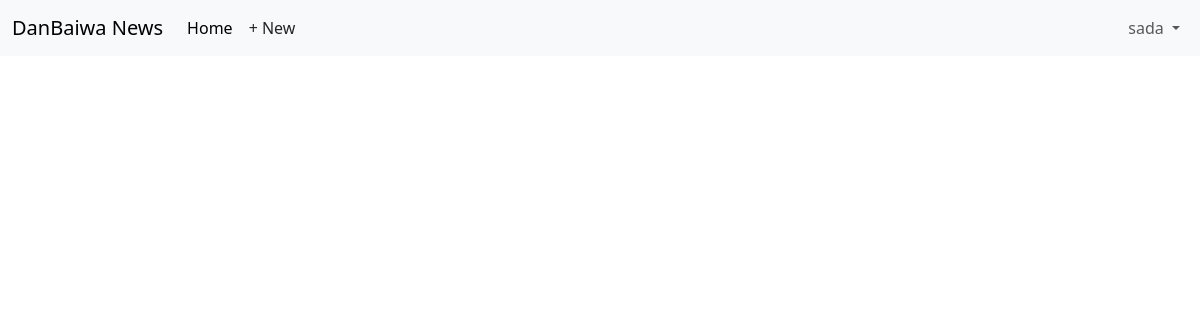
/articles/ (signed in), run on an earlier commit of the app's database.
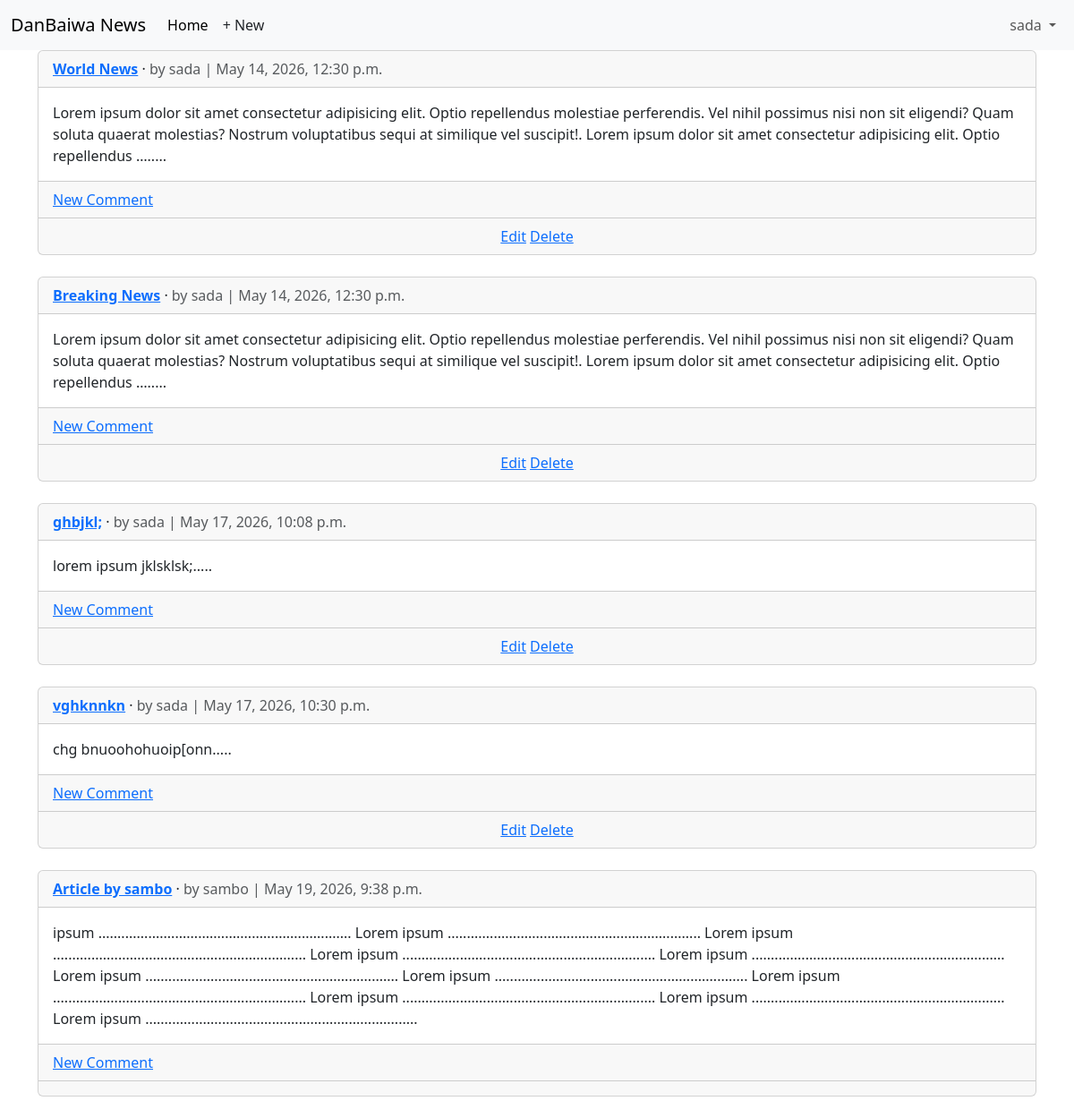
And on a later commit of the database.
### accounts/models.py (models this page shows)
class CustomUser(AbstractUser):
    age = models.PositiveBigIntegerField(null=True, blank=True)

### articles/models.py (models this page shows, shortened)
class Article(models.Model):
    title = models.CharField(max_length=250)
    body = models.TextField()
    date = models.DateTimeField(auto_now_add=True)
    author = models.ForeignKey(
        settings.AUTH_USER_MODEL,
        on_delete=models.CASCADE,
    )
    def get_absolute_url(self):
        return reverse("article_detail", kwargs={"pk": self.pk})

### articles/views.py (the view)
# urls.py: path("", ArticleListView.as_view(), name="article_list"),
class ArticleListView(LoginRequiredMixin, ListView):
    model = Article
    template_name = "article_list.html"

### templates/article_list.html (shortened to what this page needs)
{% extends "base.html" %}
{% block content %}
{% for article in article_list %}
<div class="card">
    <div class="card-header">
        <span class="fw-bold">
            <a href="{{ article.get_absolute_url }}">{{ article.title }}</a>
        </span> &middot;
        <span class="text-muted">by {{ article.author }} |
            {{ article.date }}</span>
    </div>
    <div class="card-body">
        {{ article.body|striptags|truncatewords:40 }}.....
    </div>
    <div class="card-footer">
        <a href="{{ article.get_absolute_url }}">New Comment</a>
    </div>
    <div class="card-footer text-center text-muted">
        {% if article.author.pk == request.user.pk %}
        <a href="{% url 'article_edit' article.pk %}">Edit</a>
        <a href="{% url 'article_delete' article.pk %}">Delete</a>
        {% endif %}
    </div>
</div>
<br />
{% endfor %}
{% endblock content %}

### templates/base.html (shortened to what this page needs)
<!DOCTYPE html>
<html lang="en">
  <head>
    <link
      href="https://cdn.jsdelivr.net/npm/bootstrap@5.3.8/dist/css/bootstrap.min.css"
      rel="stylesheet"
    />
  </head>
  <body>
    <nav class="navbar navbar-expand-lg bg-body-tertiary">
      <div class="container-fluid">
        <a class="navbar-brand" href="{% url 'home' %}">DanBaiwa News</a>
        <div class="collapse navbar-collapse" id="navbarSupportedContent">
          <ul class="navbar-nav me-auto mb-2 mb-lg-0">
            <li class="nav-item">
              <a class="nav-link active" aria-current="page" href="{% url 'home' %}">Home</a>
            </li>
            {% if user.is_authenticated %}
            <li><a href="{% url 'article_new' %}" class="nav-link px-2 link-dark">+ New</a></li>
          </ul>
          <div class="mr-auto">
            <ul class="navbar-nav">
              <li class="nav-item dropdown">
                <a
                  class="nav-link dropdown-toggle"
                  href="#"
                  role="button"
                  data-bs-toggle="dropdown"
                  aria-expanded="false"
                >
                  {{ user.username }}
                </a>
              </li>
          {% endif %}
        </div>
      </div>
    </nav>
    <main>
      <div class="container">
        {% block content %}
        {% endblock content %}
      </div>
    </main>
  </body>
</html>

What changed in the data, as far as the page shows it:
added Article: title "World News", author "sada", date "May 14, 2026, 12:30 p.m.", body "Lorem ipsum dolor sit amet consectetur adipisicing elit. Optio repellendus molestiae perferendis. Vel nihil possimus nisi non sit eligendi? Quam soluta quaerat molestias? Nostrum voluptatibus sequi at similique vel suscipit!. Lorem ipsum dolor sit amet consectetur adipisicing elit. Optio repellendus …", shows "Edit"
added Article: title "Breaking News", author "sada", date "May 14, 2026, 12:30 p.m.", body "Lorem ipsum dolor sit amet consectetur adipisicing elit. Optio repellendus molestiae perferendis. Vel nihil possimus nisi non sit eligendi? Quam soluta quaerat molestias? Nostrum voluptatibus sequi at similique vel suscipit!. Lorem ipsum dolor sit amet consectetur adipisicing elit. Optio repellendus …", shows "Edit"
added Article: title "ghbjkl;", author "sada", date "May 17, 2026, 10:08 p.m.", body "lorem ipsum jklsklsk;", shows "Edit"
added Article: title "vghknnkn", author "sada", date "May 17, 2026, 10:30 p.m.", body "chg bnuoohohuoip[onn", shows "Edit"
added Article: title "Article by sambo", author "sambo", date "May 19, 2026, 9:38 p.m.", body "ipsum .................................................................. Lorem ipsum .................................................................. Lorem ipsum .................................................................. Lorem ipsum .................................................................. Lorem ipsum .................................................................. Lorem ipsum .................................................................. Lorem ipsum .................................................................. Lorem ipsum .................................................................. Lorem ipsum…"
